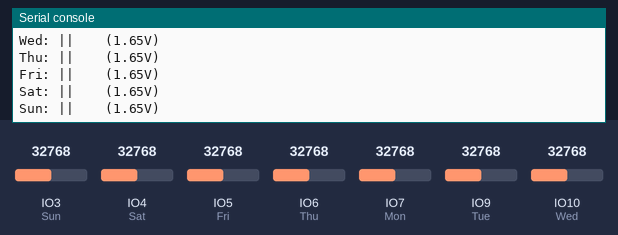
The program below on a simulated ESP32 board running CircuitPython. On the bench: the last lines printed to the serial console. The inputs (shaded band) are chosen by the test bench; at power-on: IO3 (Sun) = 32768, IO4 (Sat) = 32768, IO5 (Fri) = 32768, IO6 (Thu) = 32768, IO7 (Mon) = 32768, IO9 (Tue) = 32768, IO10 (Wed) = 32768 (analog values on the 0–65535 scale).

Above: at 1.2 s.
1.3 s: IO3 (Sun) set to 36608
At 2.16 s:
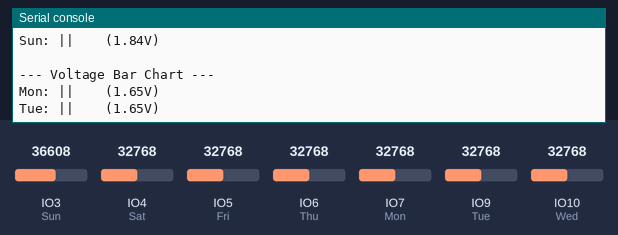
2.8 s: IO3 (Sun) set to 38368
At 3.09 s:
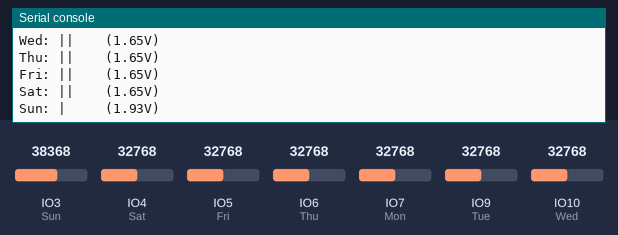

The program:

code.py
```python
import time
import board
import analogio

# Ordered list of days for display
days = ["Mon", "Tue", "Wed", "Thu", "Fri", "Sat", "Sun"]

# Map days to pins
pins = {
    "Mon": analogio.AnalogIn(board.IO7),
    "Tue": analogio.AnalogIn(board.IO9),
    "Wed": analogio.AnalogIn(board.IO10),
    "Thu": analogio.AnalogIn(board.IO6),
    "Fri": analogio.AnalogIn(board.IO5),
    "Sat": analogio.AnalogIn(board.IO4),
    "Sun": analogio.AnalogIn(board.IO3)
}

# Thresholds per day (higher voltage = shorter bar)
# Format: list of upper limits (in volts), one per bar length level
# Lower voltages = longer bars
thresholds = {
    "Mon": [2.8, 1.9, 1.6, 1.5, 1.4],
    "Tue": [2.8, 1.9, 1.6, 1.4, 1.2],
    "Wed": [2.8, 1.9, 1.6, 1.3, 1.2],
    "Thu": [2.8, 1.9, 1.6, 1.4, 1.3],
    "Fri": [2.8, 1.9, 1.6, 1.3, 1.2],
    "Sat": [2.8, 1.9, 1.6, 1.45, 1.2],
    "Sun": [2.8, 1.9, 1.6, 1.3, 1.2],
}

def get_voltage(pin):
    """Convert the analog reading (0-65535) to a voltage (0-3.3V)."""
    return (pin.value * 3.3) / 65536

def voltage_to_bar(voltage, limits):
    """Return a bar string based on custom thresholds."""
    for i, limit in enumerate(limits):
        if voltage > limit:
            return "|" * i
    return "|" * (len(limits))

while True:
    print("\n--- Voltage Bar Chart ---")
    for day in days:
        voltage = get_voltage(pins[day])
        bar = voltage_to_bar(voltage, thresholds[day])
        print(f"{day}: {bar:<5} ({voltage:.2f}V)")

    time.sleep(0.1
               )
```

Measured:
- the behaviour switches between 37728 and 37744 on IO3 (Sun) (found by bisection; images 1 and 2)
- after the input at 1.3 s, the serial console: prints a new line at once (image 1)
- after the input at 2.8 s, the serial console: prints a new line after 0.08 s (image 2)
